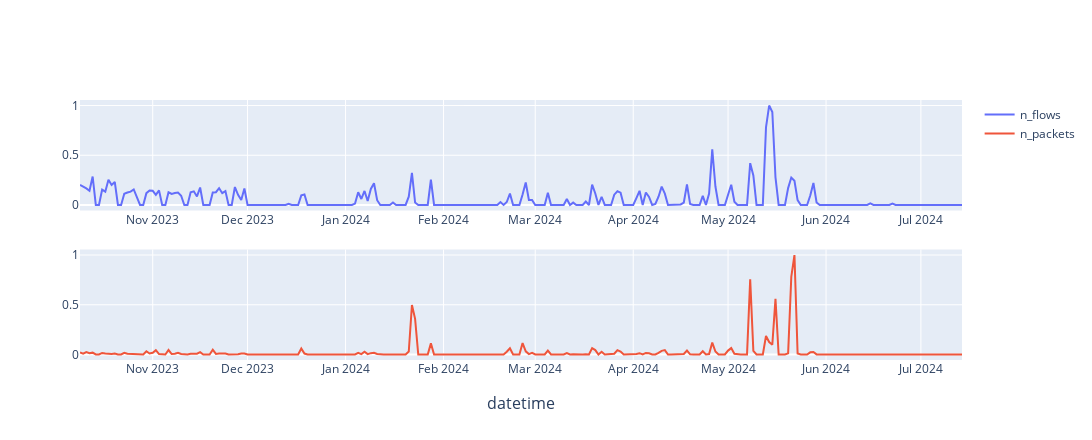

The code cell stored with this chart in its notebook:
### Code cell
time_based_dataset.plot(ts_id=443967, plot_type="line", features=["n_flows", "n_packets"], feature_per_plot=True, time_format="datetime", use_transformers=True)

### Figure 1 — Plotly figure (JSON) as saved in the notebook; plotly's stock layout.template omitted (floating-point values rounded to 4 significant figures; data arrays with more than 128 entries replaced by an {"elided": "..."} marker saying what was removed)
{"data": [{"mode": "lines", "name": "n_flows", "type": "scatter", "x": {"elided": "280 str values"}, "xaxis": "x", "y": {"elided": "280 float values"}, "yaxis": "y"}, {"mode": "lines", "name": "n_packets", "type": "scatter", "x": {"elided": "280 str values"}, "xaxis": "x2", "y": {"elided": "280 float values"}, "yaxis": "y2"}], "layout": {"annotations": [{"font": {"size": 16}, "showarrow": false, "text": "datetime", "x": 0.5, "xanchor": "center", "xref": "paper", "y": 0, "yanchor": "top", "yref": "paper", "yshift": -30}], "autosize": false, "height": 440, "showlegend": true, "width": 2000, "xaxis": {"anchor": "y", "domain": [0, 1]}, "xaxis2": {"anchor": "y2", "domain": [0, 1]}, "yaxis": {"anchor": "x", "domain": [0.575, 1]}, "yaxis2": {"anchor": "x2", "domain": [0, 0.425]}}}
